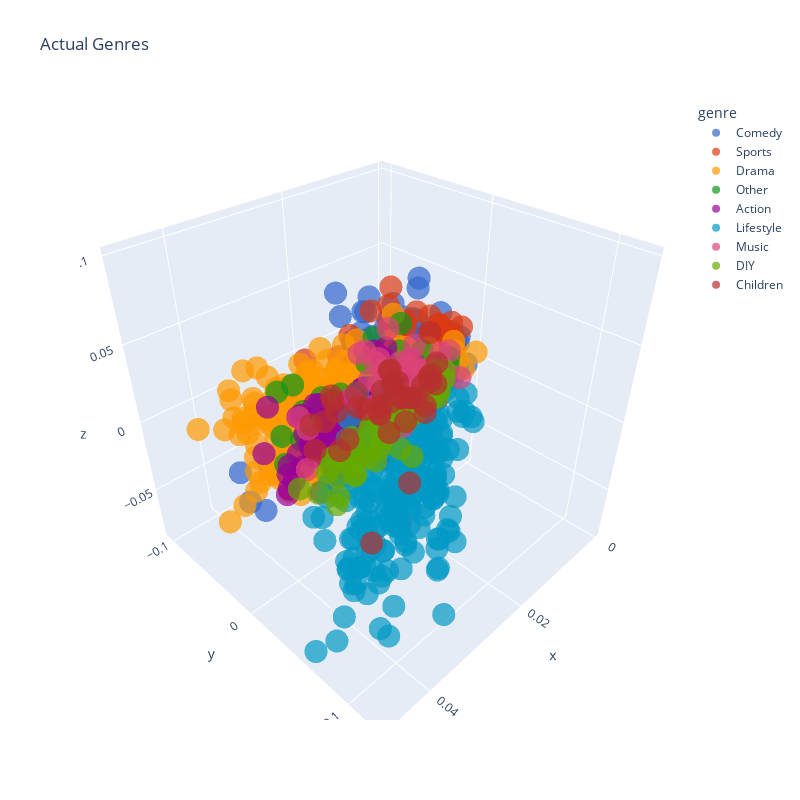

Write notebook code for a chart like this one.
### Code cell
fig = px.scatter_3d(c_df,x='x', y='y', z='z', color='genre', labels='genre', hover_name='tv_show', title='Actual Genres',
                   hover_data=c_df.columns, opacity=0.7, width=800, height=800, color_discrete_sequence=px.colors.qualitative.G10)
# fig = px.colors.qualitative.swatches()
fig.show()

### Figure 1 — Plotly figure (JSON) as saved in the notebook; plotly's stock layout.template omitted (floating-point values rounded to 4 significant figures; data arrays with more than 128 entries replaced by an {"elided": "..."} marker saying what was removed)
{"data": [{"customdata": {"elided": "406x3 mixed values"}, "hovertemplate": "<b>%{hovertext}</b><br><br>genre=%{customdata[1]}<br>x=%{x}<br>y=%{y}<br>z=%{z}<br>clusters=%{customdata[0]}<br>tv_show=%{customdata[2]}<extra></extra>", "hovertext": {"elided": "406 str values"}, "legendgroup": "Comedy", "marker": {"color": "#3366CC", "opacity": 0.7, "symbol": "circle"}, "mode": "markers", "name": "Comedy", "scene": "scene", "showlegend": true, "type": "scatter3d", "x": {"elided": "406 float values"}, "y": {"elided": "406 float values"}, "z": {"elided": "406 float values"}}, {"customdata": {"elided": "67x3 mixed values"}, "hovertemplate": "<b>%{hovertext}</b><br><br>genre=%{customdata[1]}<br>x=%{x}<br>y=%{y}<br>z=%{z}<br>clusters=%{customdata[0]}<br>tv_show=%{customdata[2]}<extra></extra>", "hovertext": ["Poker After Dark", "The Bump", "College Football Countdown", "The Ultimate Surfer", "All-Round Champion", "Hard Knocks", "Dana White's Tuesday Night Contender Series", "All Access: Quest for the Stanley Cup", "Feherty", "America's Game: The Superbowl Champions", "UFC PPV Events", "Highly Questionable", "The Contender", "The Morning Show with Boomer", "Good Morning Football", "First Take", "Mike & Mike", "The Ryen Russillo Show", "NFL Live", "Tiki and Tierney", "Intentional Talk", "Around the Horn", "Time to Schein", "Golf Central", "NFL Total Access", "Jalen & Jacoby", "Sunday NFL Countdown", "E:60", "NFL Primetime", "NFL GameDay Live", "Inside the PGA Tour", "Golfing World", "The Doug Gottlieb Show", "ESPN Goal Line", "Championship Drive", "Fantasy and Friends", "Skip and Shannon: Undisputed", "Golf Channel Academy", "ESPNU Film Room", "Exploring Kaman", "Paragon Pro Wrestling", "College Football Today", "The Golf Fix", "American Muscle", "UFC Tonight", "Fight Factory", "MMA Uncensored Live", "Cheer", "Changing Lanes", "UFC Ultimate Insider", "NFL Top 100", "30 for 30", "Bully Beatdown", "2 Months $2 Million", "NFL GameDay Morning", "NASCAR in Primetime", "Formula 1", "Monster Carp", "Squad Goals", "British Cycling: Road to Glory", "Football Behind Bars", "On the Couch", "100% Footy", "AFL Footy Show", "The Marngrook Footy Show", "The Fishing Show", "The Matty Johns Show"], "legendgroup": "Sports", "marker": {"color": "#DC3912", "opacity": 0.7, "symbol": "circle"}, "mode": "markers", "name": "Sports", "scene": "scene", "showlegend": true, "type": "scatter3d", "x": [0.01639, 0.01746, 0.01151, 0.02469, 0.02179, 0.03221, 0.02379, 0.01339, 0.02373, 0.02179, 0.01923, 0.01223, 0.0123, 0.01768, 0.0298, 0.03008, 0.01804, 0.01092, 0.02658, 0.01073, 0.0178, 0.01258, 0.02587, 0.01172, 0.02158, 0.01661, 0.0274, 0.03428, 0.01799, 0.02025, 0.02592, 0.01337, 0.01799, 0.02021, 0.01299, 0.0256, 0.01423, 0.01973, 0.01994, 0.0187, 0.01924, 0.0152, 0.01488, 0.01962, 0.009689, 0.01297, 0.03095, 0.01233, 0.01861, 0.02293, 0.01486, 0.02831, 0.02156, 0.01624, 0.02044, 0.0242, 0.009972, 0.01605, 0.01802, 0.01482, 0.02518, 0.01496, 0.009735, 0.02705, 0.0159, 0.01338, 0.02709], "y": [0.01704, 0.02089, 0.01808, 0.007593, 0.03027, 0.01125, 0.01067, 0.0095, -0.001438, 0.01884, 0.00837, 0.00987, -0.002957, 0.02523, 0.02563, 0.02946, 0.01163, 0.02424, 0.02912, 0.0145, 0.02364, 0.006571, 0.01575, 0.0002601, 0.01928, 0.01905, 0.0311, -0.009748, 0.007062, 0.01313, 0.0185, 0.01156, 0.02458, 0.02066, 0.0165, 0.031, 0.01754, 0.003623, 0.01419, 0.001157, 0.009618, 0.02181, 0.008607, -0.0007409, 0.01421, 0.002688, 0.01526, -0.000192, 0.002955, 0.01636, 0.01621, -0.003582, 0.005392, -9.031e-05, 0.0234, -0.006506, 0.005662, 0.004012, -0.002851, 0.002036, -0.01118, 0.00535, 0.01163, 0.0295, 0.02348, 0.005356, 0.03035], "z": [0.02276, 0.04353, 0.03928, -8.989e-06, 0.01918, 0.05725, 0.02177, 0.01145, 0.02022, 0.04977, 0.02097, 0.02406, 0.005527, 0.05119, 0.05773, 0.08479, 0.0372, 0.04589, 0.09226, 0.04553, 0.03898, 0.02299, 0.04144, 0.02612, 0.06047, 0.04978, 0.08437, 0.05147, 0.03432, 0.06002, 0.04242, 0.0354, 0.06311, 0.03841, 0.04539, 0.06596, 0.02669, 0.004118, 0.04339, -0.01524, 0.02397, 0.05251, 0.01524, 0.01464, 0.02787, 0.007087, 0.06849, -0.002067, -0.0006778, 0.04849, 0.04434, 0.03809, 0.01682, -0.00338, 0.06869, 0.008101, 0.01681, 0.003413, 0.006529, 0.005825, -7.642e-05, 0.01931, 0.02191, 0.05042, 0.05493, 0.001622, 0.07358]}, {"customdata": {"elided": "640x3 mixed values"}, "hovertemplate": "<b>%{hovertext}</b><br><br>genre=%{customdata[1]}<br>x=%{x}<br>y=%{y}<br>z=%{z}<br>clusters=%{customdata[0]}<br>tv_show=%{customdata[2]}<extra></extra>", "hovertext": {"elided": "640 str values"}, "legendgroup": "Drama", "marker": {"color": "#FF9900", "opacity": 0.7, "symbol": "circle"}, "mode": "markers", "name": "Drama", "scene": "scene", "showlegend": true, "type": "scatter3d", "x": {"elided": "640 float values"}, "y": {"elided": "640 float values"}, "z": {"elided": "640 float values"}}, {"customdata": {"elided": "97x3 mixed values"}, "hovertemplate": "<b>%{hovertext}</b><br><br>genre=%{customdata[1]}<br>x=%{x}<br>y=%{y}<br>z=%{z}<br>clusters=%{customdata[0]}<br>tv_show=%{customdata[2]}<extra></extra>", "hovertext": ["Naked News", "Expedition X", "Underground Marvels", "Abandoned: Expedition Shipwreck", "Slasher", "Destination Fear", "The Osbournes Want to Believe", "Judge Mathis", "History's Greatest Mysteries", "Women Make Film", "Lost Treasures of Egypt", "What on Earth?", "Extreme Paranormal Witness", "Paranormal Nightshift", "The Circus", "Paranormal Caught on Camera", "Beyond the Unknown", "Paranormal Emergency", "Strange World", "Judge Judy", "Code of the Wild", "Ghost Hunters", "Ghost Brothers: Haunted Houseguests", "The UnXplained", "Addiction Unplugged", "Secrets of the Lost", "Strange Evidence", "SEC Storied", "Ancient Invisible Cities", "In Search Of", "Wild Castles", "Declassified: Untold Stories of American Spies", "Justice with Judge Jeanine", "Mysteries of the Missing", "Haunted Towns", "The Lowe Files", "Mysteries of the Outdoors", "Naked SNCTM", "Unsealed: Alien Files", "America: Facts vs. Fiction", "Through the Wormhole", "Ghost Hunters", "Paranormal Witness", "Monica the Medium", "Scream: The TV Series", "Style Unzipped", "Secrets", "The Unexplained Files", "American Restoration", "Legends of Chima", "10 Things You Don't Know About", "Ghost Asylum", "Ancient Impossible", "Stalked by a Ghost", "A Football Life", "Hatfields & McCoys: White Lightning", "Haunted History", "From Beyond", "Badass", "Mystery Diagnosis", "Iron Man: Armored Adventures", "Explorer", "Shockwave", "Flash Gordon", "Haunted Case Files", "1 Girl 5 Gays", "My Ghost Story", "Bakugan Battle Brawlers", "Hitler's Last Stand", "Lost Relics of the Knights Templar", "A House Through Time", "War Factories", "Adolf Hitler's War", "Arena", "Rise of the Nazis", "How the Victorians Built Britain", "Viking Dead", "Paranormal Lockdown", "Ancient Invisible Cities", "Inside Balmoral", "Most Haunted", "Timeshift", "Treasures of the Indus", "Time Team", "The Story of the Jews", "Ade in Adland", "Britain's Hidden Heritage", "The Last Weekend", "Treasures of Ancient Rome", "The Story of British Pathé", "Reel History of Britain", "Atlantic Convoys: The War at Sea", "Paranormal Egypt", "The Pacific: In The Wake of Captain Cook with Sam Neill", "Living in the Shadow of World War II", "A Journey Through Asian Art", "Building Australia"], "legendgroup": "Other", "marker": {"color": "#109618", "opacity": 0.7, "symbol": "circle"}, "mode": "markers", "name": "Other", "scene": "scene", "showlegend": true, "type": "scatter3d", "x": [0.02105, 0.01752, 0.009462, 0.02584, 0.02385, 0.02054, 0.02085, 0.01036, 0.01813, 0.02544, 0.02259, 0.01734, 0.0144, 0.01229, 0.03342, 0.01541, 0.008303, 0.02571, 0.0137, 0.02003, 0.0209, 0.03313, 0.02091, 0.0128, 0.02056, 0.0226, 0.02137, 0.01963, 0.02497, 0.02578, 0.009807, 0.02338, 0.02141, 0.02666, 0.03401, 0.01773, 0.02111, 0.02673, 0.01771, 0.03095, 0.01398, 0.01832, 0.01827, 0.01555, 0.02353, 0.009139, 0.0255, 0.01489, 0.02532, 0.01687, 0.02608, 0.01037, 0.02364, 0.01942, 0.02084, 0.02449, 0.02404, 0.0185, 0.01153, 0.0145, 0.01221, 0.03527, 0.03488, 0.01629, 0.03474, 0.01674, 0.03583, 0.02067, 0.006768, 0.01673, 0.0365, 0.01506, 0.0172, 0.01157, 0.0174, 0.02614, 0.0135, 0.0231, 0.02617, 0.01753, 0.0237, 0.01372, 0.01423, 0.01246, 0.03021, 0.02555, 0.01927, 0.008969, 0.007248, 0.02359, 0.02195, 0.01732, 0.02583, 0.02508, 0.0375, 0.01394, 0.01984], "y": [0.01217, -0.0067, 0.003186, -0.02379, -0.02132, 0.003431, -0.004439, 0.01245, -0.01242, -0.009357, -0.006162, -0.00985, -0.01999, -0.005027, -0.016, 0.003261, -0.006423, -0.04547, -0.0008683, -0.0007691, -0.01058, -0.02017, -0.005328, -0.005258, -0.001377, -0.01186, -0.01863, 0.005073, -0.00887, -0.009264, 0.001392, -0.01551, -0.01833, -0.03108, -0.02139, -0.007109, -0.01689, -0.01406, -0.005555, -0.01032, -0.007683, -0.008091, -0.02858, -0.01043, -0.03641, 0.00268, -0.01445, -0.01345, 0.006046, -0.005668, -0.01063, -0.01385, -0.01018, -0.01027, -0.01357, -0.01302, -0.01499, -0.011, 0.001149, -0.009048, -0.001125, -0.008816, -0.001298, -0.009283, -0.04, 0.01368, -0.01459, 0.007633, -0.004324, -0.006162, -0.02724, 0.001633, -0.002756, 0.006538, -0.01449, -0.01211, -0.009824, -0.003926, -0.005976, -0.01082, -0.008553, -0.01094, -0.002048, 0.003554, -0.01846, -0.005754, -0.002272, -0.00628, 5.763e-07, -0.009267, -0.01721, 0.003547, -0.00629, 0.01085, -0.01916, 0.001904, -0.0007337], "z": [0.0594, -0.003478, -0.002476, -0.007819, -0.005327, -0.008407, -0.004579, 0.02112, 0.008547, -1.045e-05, -0.0001861, -0.004704, 0.007302, -0.003903, 0.004703, 0.021, -0.004725, -0.001069, 9.678e-05, 0.006783, -0.01195, -0.007087, -0.02039, 0.006394, 0.007382, -0.00995, -0.0005812, 0.03802, -0.01168, -0.004125, -0.006304, 0.009101, 0.02507, -0.005355, -0.004789, 0.000612, -0.006028, -0.009358, 0.02045, -0.0019, 0.004275, -0.009894, -0.000983, 0.004372, 0.0009507, 0.01047, -0.01739, 0.003291, -0.009566, -0.004099, -0.003841, 0.00396, -0.004997, -0.01084, 0.04249, -0.02491, -0.004719, 0.01259, -0.007674, 0.01724, -0.00438, 0.02214, 0.01909, -0.008814, 0.0215, 0.03612, 0.03746, 0.005519, -0.003974, -0.005251, 0.0003738, -0.01437, -0.00467, 0.01483, -0.006236, -0.01294, -0.006146, 0.01231, -0.01229, -0.01022, 0.01649, 0.009218, 0.01042, -0.0002979, -0.003298, -0.002521, -0.004657, 0.0001835, 0.005527, 0.00555, 0.009881, -0.007433, 0.01602, -0.01425, -0.01326, -0.0006538, -0.01599]}, {"customdata": {"elided": "233x3 mixed values"}, "hovertemplate": "<b>%{hovertext}</b><br><br>genre=%{customdata[1]}<br>x=%{x}<br>y=%{y}<br>z=%{z}<br>clusters=%{customdata[0]}<br>tv_show=%{customdata[2]}<extra></extra>", "hovertext": {"elided": "233 str values"}, "legendgroup": "Action", "marker": {"color": "#990099", "opacity": 0.7, "symbol": "circle"}, "mode": "markers", "name": "Action", "scene": "scene", "showlegend": true, "type": "scatter3d", "x": {"elided": "233 float values"}, "y": {"elided": "233 float values"}, "z": {"elided": "233 float values"}}, {"customdata": {"elided": "215x3 mixed values"}, "hovertemplate": "<b>%{hovertext}</b><br><br>genre=%{customdata[1]}<br>x=%{x}<br>y=%{y}<br>z=%{z}<br>clusters=%{customdata[0]}<br>tv_show=%{customdata[2]}<extra></extra>", "hovertext": {"elided": "215 str values"}, "legendgroup": "Lifestyle", "marker": {"color": "#0099C6", "opacity": 0.7, "symbol": "circle"}, "mode": "markers", "name": "Lifestyle", "scene": "scene", "showlegend": true, "type": "scatter3d", "x": {"elided": "215 float values"}, "y": {"elided": "215 float values"}, "z": {"elided": "215 float values"}}, {"customdata": {"elided": "43x3 mixed values"}, "hovertemplate": "<b>%{hovertext}</b><br><br>genre=%{customdata[1]}<br>x=%{x}<br>y=%{y}<br>z=%{z}<br>clusters=%{customdata[0]}<br>tv_show=%{customdata[2]}<extra></extra>", "hovertext": ["America's Got Talent", "Love & Hip Hop: Atlanta", "The Song - Recorded Live @ TGL Farms", "The Next Big Thing", "Beat Shazam", "The Talent Show", "World of Dance", "American Masters", "Top 20 Country Countdown", "Hot 20 Countdown", "Don Francisco Te Invita", "AXS TV Concerts Hosted by Mark Cuban", "Tracks", "The Rap Game", "Va Por Ti", "Ya Era Hora con Erika y Eduardo", "NOISEY", "MTV Unplugged", "Unsung", "HBD", "Wall of Sound", "Instant Jam", "CMT Instant Jam", "Sunday Best", "MTV Video Music Awards", "The Next: Fame is at Your Doorstep", "CMA Music Festival", "High School Musical: Get in the Picture", "Canada Sings", "Songs of Praise", "Soul America", "Battle of the Brass Bands", "The Rap Game UK", "Tony Visconti's Unsigned Heroes", "Live", "The Xtra Factor Live", "Music Box with Guy Garvey", "Must Be the Music", "Maestro", "Live from Abbey Road", "The Masked Singer", "The X Factor Australia", "I Will Survive"], "legendgroup": "Music", "marker": {"color": "#DD4477", "opacity": 0.7, "symbol": "circle"}, "mode": "markers", "name": "Music", "scene": "scene", "showlegend": true, "type": "scatter3d", "x": [0.02707, 0.03556, 0.02644, 0.01878, 0.03017, 0.02427, 0.0238, 0.01827, 0.02455, 0.02477, 0.0222, 0.02484, 0.01939, 0.01926, 0.02871, 0.02245, 0.02871, 0.01831, 0.03734, 0.02049, 0.02594, 0.0272, 0.02615, 0.02384, 0.01017, 0.02611, 0.01775, 0.00976, 0.02059, 0.02163, 0.01364, 0.01603, 0.0261, 0.01108, 0.01134, 0.02267, 0.01053, 0.03901, 0.01479, 0.02445, 0.02267, 0.01749, 0.0131], "y": [0.02637, -0.007572, 0.009222, 0.02024, 0.02924, 0.0542, 0.01933, 0.002964, 0.02803, 0.01823, 0.0179, 0.01537, 0.01074, 0.01246, 0.04064, -0.00146, 0.003663, 0.008252, -0.001406, 0.0196, 0.01286, 0.003653, 0.003816, 0.02817, 0.01191, 0.02312, 0.01693, 0.02172, 0.03395, 0.0007189, 0.006991, 0.01357, 0.01151, 0.01354, 0.002973, 0.03207, 0.004859, 0.0177, 0.0117, 0.008525, 0.02106, 0.02855, 0.003654], "z": [0.01285, -0.01596, 0.03262, 0.02229, 0.02711, 0.05168, 0.01364, 0.01213, 0.02379, 0.06393, 0.03957, 0.03899, 0.03057, 0.01259, 0.02278, 0.01912, 0.02322, 0.02832, 0.02532, 0.0399, 0.04367, 0.0481, 0.04816, 0.004725, 0.02512, 0.00687, 0.02611, 0.009422, 0.0382, 0.02755, 0.00971, 0.005442, 0.01602, 0.01283, 0.006242, 0.05552, 0.02187, 0.02929, 0.01853, 0.0423, 0.01432, 0.01618, 0.005927]}, {"customdata": {"elided": "60x3 mixed values"}, "hovertemplate": "<b>%{hovertext}</b><br><br>genre=%{customdata[1]}<br>x=%{x}<br>y=%{y}<br>z=%{z}<br>clusters=%{customdata[0]}<br>tv_show=%{customdata[2]}<extra></extra>", "hovertext": ["Ask This Old House", "Pool Kings", "All Girls Garage", "Barnwood Builders", "Help! I Wrecked My House", "Restoring Galveston", "Restored", "Flipping Exes", "Going for Sold", "Texas Flip N' Move", "Tiny House Nation", "House Hunters Renovation", "Desert Flippers", "Boomtown Builder", "Rustic Rehab", "Treehouse Masters", "You Can't Turn That Into a House", "Louisiana Flip N Move", "Vintage Rehab", "Property Brothers: Buying + Selling", "Tiny House, Big Living", "Tiny Luxury", "Truck Tech", "Salvage Dawgs", "Blog Cabin", "Raise the Roof", "The Treehouse Guys", "Home Free", "Steampunk'd", "American Rehab: Charleston", "Lakes Docks and Decks", "Attic Gold", "Garage GOLD", "Holmes Makes It Right", "Going Yard", "Rowhouse Showdown", "I Want That", "Daryl's Restoration Over-Hall", "Yard Crashers", "I Hate My Bath", "I Hate My Kitchen", "Renovation Realities", "Home by Novogratz", "Mega Dens", "Desperate Landscapes", "Sweat Equity", "HGTV'd", "This New House", "10 Grand in Your Hand", "Color Splash", "Custom Built", "Leave It to Bryan", "Income Property", "Changing Rooms with Dulux", "The Weekend Workshop", "DIY SOS", "Money for Nothing", "To Build or Not to Build", "The Renovation King", "Restoration Australia"], "legendgroup": "DIY", "marker": {"color": "#66AA00", "opacity": 0.7, "symbol": "circle"}, "mode": "markers", "name": "DIY", "scene": "scene", "showlegend": true, "type": "scatter3d", "x": [0.02953, 0.01382, 0.01636, 0.01905, 0.02574, 0.01457, 0.021, 0.01919, 0.03292, 0.02811, 0.03722, 0.03852, 0.02298, 0.0284, 0.02104, 0.01281, 0.02073, 0.03306, 0.03138, 0.02494, 0.02177, 0.02212, 0.01243, 0.01767, 0.03421, 0.02137, 0.01583, 0.03431, 0.02785, 0.01864, 0.00878, 0.01868, 0.01529, 0.0322, 0.0206, 0.03053, 0.01921, 0.01634, 0.02889, 0.01614, 0.02037, 0.02624, 0.0108, 0.0187, 0.01566, 0.02798, 0.02364, 0.03175, 0.02142, 0.01221, 0.02154, 0.01193, 0.01695, 0.009507, 0.009386, 0.02702, 0.01174, 0.03071, 0.01638, 0.02776], "y": [-0.007417, 0.01129, -0.004802, 0.00194, 0.004075, 0.0007215, -0.009389, -0.01022, -0.001952, 0.003514, 0.01316, 0.0007173, -0.008899, 0.003789, -0.01686, 0.0001868, -0.004664, 0.008088, 0.001008, -0.0006772, -0.002716, 0.0113, 0.008436, -0.006485, 0.01585, 0.003892, -0.005535, 0.01634, 0.02471, 0.002826, 0.002388, -0.007677, -0.004692, -0.001394, 0.005775, 0.01593, 0.006986, 0.005067, 0.005424, 0.000969, 0.02282, -0.006731, 0.00544, 0.01538, 0.003371, 0.02223, 0.01268, 0.01444, 0.01106, 0.01093, 0.009233, 0.004642, 0.0003799, 0.005825, 0.001488, -0.007869, 0.003915, -0.008224, -0.00169, -0.002762], "z": [-0.0201, 0.008169, -0.003148, -0.008214, -0.0167, -0.01004, -0.01246, -0.01522, -0.02189, -0.01559, -0.0189, -0.01898, -0.0151, -0.03082, -0.01878, -0.009359, -0.02349, -0.04015, -0.04187, -0.02775, -0.0258, 0.003606, 0.01465, -0.01114, 0.001158, -0.01241, -0.0195, -0.01274, -0.004104, -0.03311, 0.006286, -0.01981, -0.01231, -0.01844, -0.0007712, -0.01162, -0.000335, 0.0005101, -0.02972, -0.009857, -0.02626, -0.01779, -0.0006347, 0.008608, -0.01261, -0.01296, 0.007193, -0.006637, 0.002409, -0.004066, -0.00773, -0.008268, -0.01506, 0.002571, -0.0075, -0.03408, -0.004135, -0.01861, -0.01902, -0.007932]}, {"customdata": [[3, "Children", "Mickey Mouse Funhouse"], [3, "Children", "Curious George"], [3, "Children", "Ricky Zoom"], [6, "Children", "Kids Baking Championship"], [3, "Children", "Ready Jet Go!"], [1, "Children", "Alvinnn!!! and the Chipmunks"], [6, "Children", "Rachael Ray's Kids Cook-Off"], [1, "Children", "Bubble Guppies"], [3, "Children", "Space Racers"], [1, "Children", "The Doc Files"], [2, "Children", "Henry Hugglemonster"], [3, "Children", "Robot and Monster"], [1, "Children", "Animated Stories from the Bible"], [7, "Children", "Dora the Explorer"], [1, "Children", "Fish Hooks"], [3, "Children", "The Cat in the Hat Knows a Lot About That!"], [1, "Children", "Dinosaur Train"], [2, "Children", "The Fresh Beat Band"], [5, "Children", "BrainSurge"], [3, "Children", "Cyberchase"], [1, "Children", "Strawberry Shortcake's Berry Bitty Adventures"], [1, "Children", "The Next Star"], [3, "Children", "League of Super Evil"], [1, "Children", "Hey Duggee"], [3, "Children", "Peppa Pig"], [1, "Children", "Blue Peter"], [1, "Children", "Swashbuckle"], [1, "Children", "Top Class"], [1, "Children", "Bob the Builder"], [7, "Children", "Kazoops"], [1, "Children", "Copycats"], [1, "Children", "Rank the Prank"], [3, "Children", "Thomas & Friends"], [1, "Children", "Zack & Quack"], [3, "Children", "Sarah & Duck"], [3, "Children", "Wanda and the Alien"], [7, "Children", "Deadly 60"], [1, "Children", "Smashhdown!"], [1, "Children", "Crunch Time"], [1, "Children", "Hi-5"]], "hovertemplate": "<b>%{hovertext}</b><br><br>genre=%{customdata[1]}<br>x=%{x}<br>y=%{y}<br>z=%{z}<br>clusters=%{customdata[0]}<br>tv_show=%{customdata[2]}<extra></extra>", "hovertext": ["Mickey Mouse Funhouse", "Curious George", "Ricky Zoom", "Kids Baking Championship", "Ready Jet Go!", "Alvinnn!!! and the Chipmunks", "Rachael Ray's Kids Cook-Off", "Bubble Guppies", "Space Racers", "The Doc Files", "Henry Hugglemonster", "Robot and Monster", "Animated Stories from the Bible", "Dora the Explorer", "Fish Hooks", "The Cat in the Hat Knows a Lot About That!", "Dinosaur Train", "The Fresh Beat Band", "BrainSurge", "Cyberchase", "Strawberry Shortcake's Berry Bitty Adventures", "The Next Star", "League of Super Evil", "Hey Duggee", "Peppa Pig", "Blue Peter", "Swashbuckle", "Top Class", "Bob the Builder", "Kazoops", "Copycats", "Rank the Prank", "Thomas & Friends", "Zack & Quack", "Sarah & Duck", "Wanda and the Alien", "Deadly 60", "Smashhdown!", "Crunch Time", "Hi-5"], "legendgroup": "Children", "marker": {"color": "#B82E2E", "opacity": 0.7, "symbol": "circle"}, "mode": "markers", "name": "Children", "scene": "scene", "showlegend": true, "type": "scatter3d", "x": [0.01381, 0.02046, 0.01157, 0.02593, 0.02699, 0.01094, 0.03941, 0.0228, 0.02351, 0.01817, 0.03197, 0.02115, 0.01828, 0.0214, 0.03361, 0.01388, 0.01911, 0.0314, 0.02077, 0.01663, 0.01975, 0.02299, 0.01614, 0.0239, 0.01117, 0.02751, 0.01912, 0.01771, 0.03199, 0.03176, 0.01859, 0.01215, 0.02921, 0.02726, 0.02172, 0.01305, 0.03433, 0.02614, 0.01569, 0.02368], "y": [0.002475, -0.009935, 0.001104, 0.04553, -0.01116, 0.003578, 0.07482, 0.01378, -0.01086, -0.01049, -0.01957, 0.00291, -0.01095, -0.003285, 0.002548, -0.00373, 0.001424, 0.00252, 0.03668, -0.005233, -0.0004584, 0.02724, -0.007856, 0.008097, -0.0008004, 0.002854, 0.02853, 0.009044, 0.001269, 0.005951, 0.01134, 0.001471, -0.01323, 0.0009083, -0.004024, 0.002937, -0.007795, 0.02731, 0.02301, 0.004038], "z": [0.003949, -0.009179, 0.002367, -0.02238, -0.01481, 0.01516, -0.01486, 0.02418, 0.0001036, 0.01789, -0.0156, -0.01572, 0.01714, 0.01148, 0.01697, -0.006631, 0.01559, 0.01911, 0.06127, -0.002254, 0.01413, 0.005913, -0.004935, 0.01116, 0.005884, 0.01468, 0.005155, 0.00493, 0.02967, -0.004898, 0.007207, 0.006374, 0.01564, 0.02269, -0.00354, -0.0119, 0.01196, 0.02483, 0.01599, 0.007579]}], "layout": {"height": 800, "legend": {"title": {"text": "genre"}, "tracegroupgap": 0}, "scene": {"domain": {"x": [0, 1], "y": [0, 1]}, "xaxis": {"title": {"text": "x"}}, "yaxis": {"title": {"text": "y"}}, "zaxis": {"title": {"text": "z"}}}, "title": {"text": "Actual Genres"}, "width": 800}}
